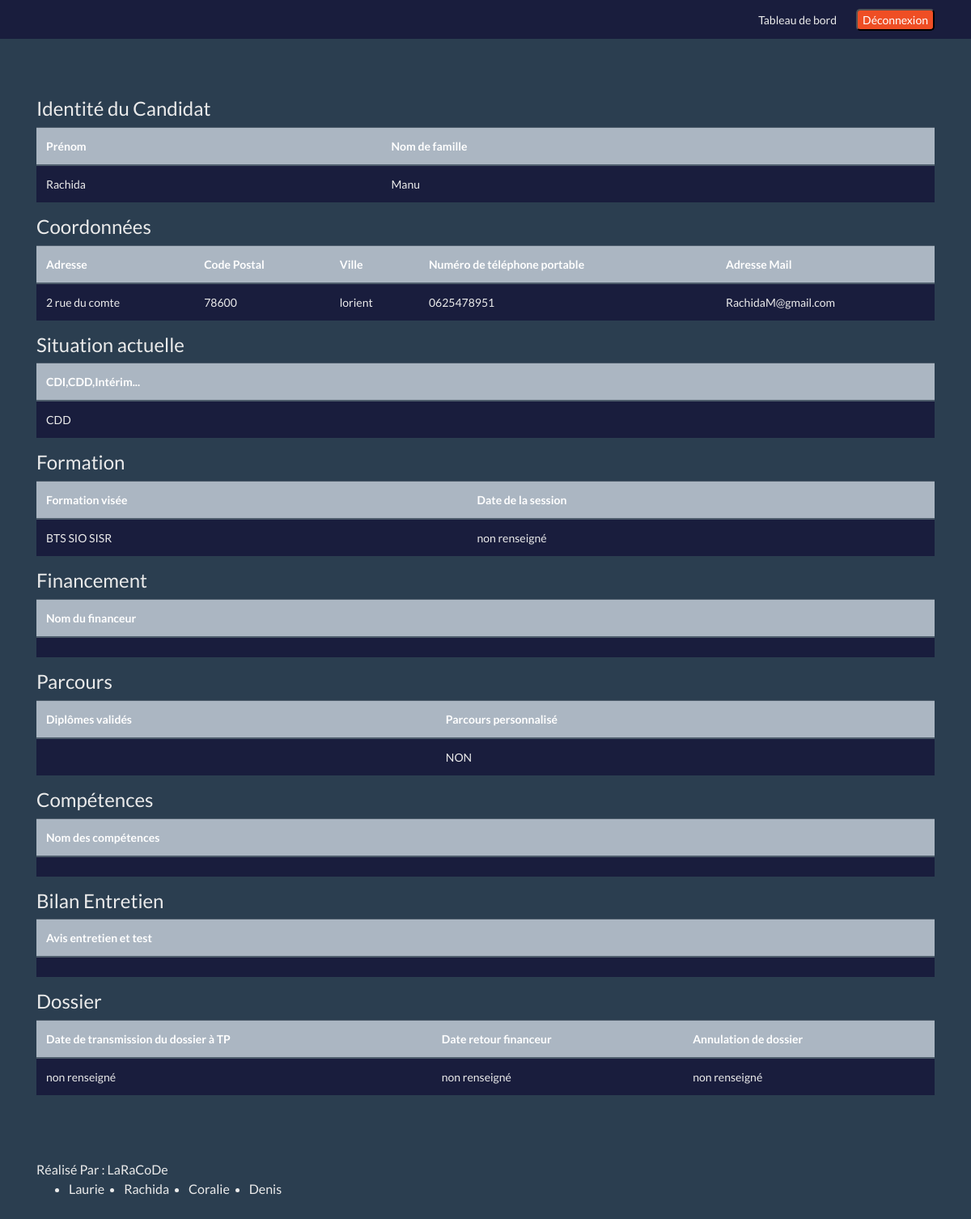
The page /back_office/detail_candidat.php?iduser=4 on the database its author committed.
### tables this page shows
CREATE TABLE IF NOT EXISTS `contact` (
  `Contact_Id` int NOT NULL AUTO_INCREMENT,
  `Contact_Nom` varchar(60) NOT NULL,
  `Contact_Prenom` varchar(60) NOT NULL,
  `Contact_Tel` int(10) UNSIGNED ZEROFILL NOT NULL,
  `Contact_Email` varchar(60) NOT NULL,
  `Contact_Adresse` varchar(100) DEFAULT NULL,
  `Contact_CodePostal` int(5) UNSIGNED ZEROFILL DEFAULT NULL,
  `Contact_Ville` varchar(60) DEFAULT NULL,
  `Contact_Date` datetime DEFAULT CURRENT_TIMESTAMP,
  PRIMARY KEY (`Contact_Id`),
  UNIQUE KEY `Contact_Email` (`Contact_Email`)
);

CREATE TABLE IF NOT EXISTS `candidat` (
  `Candidat_Id` int NOT NULL,
  `Candidat_PieceIdentite` tinyint DEFAULT NULL,
  `Candidat_CPF` tinyint DEFAULT NULL,
  `Candidat_Competence` varchar(60) DEFAULT NULL,
  `Candidat_Situation_Pro` enum('CDI','CDD','Intérimaire','Demandeur emploi','Autre') DEFAULT NULL,
  `Candidat_Diplome` varchar(60) DEFAULT NULL,
  `id` int DEFAULT NULL,
  PRIMARY KEY (`Candidat_Id`),
  KEY `id` (`id`)
);

CREATE TABLE IF NOT EXISTS `dossier` (
  `Dossier_Id` int NOT NULL AUTO_INCREMENT,
  `Dossier_MotDePasse` varchar(60) NOT NULL COMMENT 'Mot de passe de connexion pour consultation du dossier par le candidat',
  `Dossier_DateCreation` date NOT NULL,
  `Dossier_DateRetourFinanceur` date DEFAULT NULL,
  `Dossier_Transmission` date DEFAULT NULL,
  `Dossier_Report` date DEFAULT NULL,
  `Dossier_Annulation` date DEFAULT NULL,
  `Dossier_Financeur` varchar(60) DEFAULT NULL,
  `Dossier_Parcours_personnalise` tinyint DEFAULT NULL,
  `Dossier_Bilan_Formation` varchar(60) DEFAULT NULL,
  `Dossier_Session` date DEFAULT NULL,
  `Dossier_Formation` enum('BTS SIO SLAM','BTS SIO SISR','BTS GPME','BTS CG','BTS Assurance','BTS MCO','BTS Banque') DEFAULT NULL,
  `Gestionnaire_Id` int DEFAULT NULL,
  `Candidat_Id` int NOT NULL,
  PRIMARY KEY (`Dossier_Id`),
  KEY `Gestionnaire_Id` (`Gestionnaire_Id`),
  KEY `Candidat_Id` (`Candidat_Id`)
);

### back_office/detail_candidat.php (the view, shortened to what this page needs)
<?php
require('_connect.php');
$id = $_GET['iduser'];
$req_contact = $bdd->prepare('SELECT * FROM contact  WHERE Contact_Id= ?');
$req_contact->execute(array($id));
$contact = $req_contact->fetchAll();
$req_candidat = $bdd->prepare('SELECT *
FROM candidat c
INNER JOIN contact co ON c.Candidat_Id= co.Contact_Id
INNER JOIN dossier d ON d.Candidat_Id = c.Candidat_Id
WHERE Contact_Id= ?');
$req_candidat->execute(array($id));
$candidat = $req_candidat->fetchAll();
?>
<!DOCTYPE html>
<html lang="fr">
<head>
    <link rel="stylesheet" href="css/bootstrap.min.css">
    <link rel="stylesheet" href="css/main.css">
</head>
<body>
    <?php require('_header.php'); ?>
    <div class="container">
        <div class="row">
            <div class="col-lg-12">
                <h4>Identité du Candidat</h4>
            </div>
        </div>
        <table class="table">
            <thead class="thead-dark">
                <tr>
                    <th scope="col">Prénom</th>
                    <th scope="col">Nom de famille</th>
                </tr>
            </thead>
            <tbody class="bg-dark">
                <?php
                foreach ($contact as $cont) {
                    echo ('<tr>');
                    echo ('<td>' . $cont['Contact_Prenom'] . '</td>');
                    echo ('<td>' . $cont['Contact_Nom'] . '</td>');
                    echo ('</tr>');
                }
                ?>
            </tbody>
        </table>
        <h4>Coordonnées</h4>
        <table class="table">
            <thead class="thead-dark">
                <tr>
                    <th scope="col">Adresse</th>
                    <th scope="col">Code Postal</th>
                    <th scope="col">Ville</th>
                    <th scope="col">Numéro de téléphone portable</th>
                    <th scope="col">Adresse Mail</th>
                </tr>
            </thead>
            <tbody class="bg-dark">
                <?php
                foreach ($contact as $cont) {
                    echo ('<tr>');
                    echo ('<td>' . $cont['Contact_Adresse'] . '</td>');
                    echo ('<td>' . $cont['Contact_CodePostal'] . '</td>');
                    echo ('<td>' . $cont['Contact_Ville'] . '</td>');
                    echo ('<td>' . $cont['Contact_Tel'] . '</td>');
                    echo ('<td>' . $cont['Contact_Email'] . '</td>');
                    echo ('</tr>');
                }
                ?>
            </tbody>
        </table>
        <h4>Situation actuelle</h4>
        <table class="table">
            <thead class="thead-dark">
                <tr>
                    <th scope="col">CDI,CDD,Intérim...</th>
                </tr>
            </thead>
            <tbody class="bg-dark">
                <?php
                foreach ($candidat as $candid) {
                    echo ('<tr>');
                    echo ('<td>' . $candid['Candidat_Situation_Pro'] . '</td>');
                    echo ('</tr>');
                }
                ?>
            </tbody>
        </table>
        <h4>Formation</h4>
        <table class="table">
            <thead class="thead-dark">
                <tr>
                    <th scope="col">Formation visée</th>
                    <th scope="col">Date de la session</th>
                </tr>
            </thead>
            <tbody class="bg-dark">
                <?php
                foreach ($candidat as $candid) {
                    echo ('<tr>');
                    echo ('<td>' . $candid['Dossier_Formation'] . '</td>');
                    if ($candid['Dossier_Transmission'] != NULL && $candid['Dossier_Transmission'] != '0000-00-00') {
                        $date = strtotime($candid['Dossier_Session']);
                        echo ('<td>' . date('d/m/Y', $date) . '</td>');
                    } else {
                        echo '<td>' . "non renseigné" . '</td>';
                    }
                    echo ('</tr>');
                }
                ?>
            </tbody>
        </table>
        <h4>Financement</h4>
        <table class="table">
            <thead class="thead-dark">
                <tr>
                    <th scope="col">Nom du financeur</th>
                </tr>
            </thead>
            <tbody class="bg-dark">
                <?php
                foreach ($candidat as $candid) {
                    echo ('<tr>');
                    echo ('<td>' . $candid['Dossier_Financeur'] . '</td>');
                    echo ('</tr>');
                }
                ?>
            </tbody>
        </table>
        <h4>Parcours</h4>
        <table class="table">
            <thead class="thead-dark">
                <tr>
                    <th scope="col">Diplômes validés</th>
                    <th scope="col">Parcours personnalisé</th>
                </tr>
            </thead>
            <tbody class="bg-dark">
                <?php
                foreach ($candidat as $candid) {
                    echo ('<tr>');
                    echo ('<td>' . $candid['Candidat_Diplome'] . '</td>');
                    if ($candid['Dossier_Parcours_personnalise'] == 1) {
                        echo ('<td>OUI</td>');
                    } else {
                        echo ('<td>NON</td>');
                    }
                    echo ('</tr>');
                }
                ?>
            </tbody>
        </table>
        <h4>Compétences</h4>
        <table class="table">
            <thead class="thead-dark">
                <tr>
                    <th scope="col">Nom des compétences</th>
                </tr>
            </thead>
            <tbody class="bg-dark">
                <?php
                foreach ($candidat as $candid) {
                    echo ('<tr>');
                    echo ('<td>' . $candid['Candidat_Competence'] . '</td>');
                    echo ('</tr>');
                }
                ?>
            </tbody>
        </table>
        <h4>Bilan Entretien</h4>
        <table class="table">
            <thead class="thead-dark">
                <tr>
                    <th scope="col"> Avis entretien et test</th>
                </tr>
            </thead>
            <tbody class="bg-dark">
                <?php
                foreach ($candidat as $candid) {
                    echo ('<tr>');
                    echo ('<td>' . $candid['Dossier_Bilan_Formation'] . '</td>');
                    echo ('</tr>');
                }
                ?>
            </tbody>
        </table>
        <h4>Dossier</h4>
        <table class="table">
            <thead class="thead-dark">
                <tr>
                    <th scope="col">Date de transmission du dossier à TP</th>
                    <th scope="col">Date retour financeur</th>
                    <th scope="col">Annulation de dossier</th>
                </tr>
            </thead>
            <tbody class="bg-dark">
                <?php
                foreach ($candidat as $candid) {
                    echo ('<tr>');
                    if ($candid['Dossier_Transmission'] != NULL && $candid['Dossier_Transmission'] != '0000-00-00') {
                        $date1 = strtotime($candid['Dossier_Transmission']);
                        echo ('<td>' . date('d/m/Y', $date1) . '</td>');
                    } else {
                        echo '<td>' . "non renseigné" . '</td>';
                    }
                    if ($candid['Dossier_DateRetourFinanceur'] != NULL && $candid['Dossier_DateRetourFinanceur'] != '0000-00-00') {
                        $date2 = strtotime($candid['Dossier_DateRetourFinanceur']);
                        echo ('<td>' . date('d/m/Y', $date2) . '</td>');
                    } else {
                        echo '<td>' . "non renseigné" . '</td>';
                    }
                    if ($candid['Dossier_Annulation'] != NULL && $candid['Dossier_Annulation'] != '0000-00-00') {
                        $date3 = strtotime($candid['Dossier_Annulation']);
                        echo ('<td>' . date('d/m/Y', $date3) . '</td>');
                    } else {
                        echo '<td>' . "non renseigné" . '</td>';
                    }
                    echo ('</tr>');
                }
                ?>
            </tbody>
        </table>
    </div>
    <?php require('_footer.php'); ?>
</body>
</html>

### back_office/css/main.css (style rules this page uses)
body { padding-top: 120px; }
.bg-dark { background-color: #191d3d !important; }

### rows shown on the page
contact: Contact_Prenom "Rachida", Contact_Nom "Manu", Contact_Adresse "2 rue du comte", Contact_CodePostal "78600", Contact_Ville "lorient", Contact_Tel "0625478951", Contact_Email "RachidaM@gmail.com"
candidat: Candidat_Situation_Pro "CDD", dossier.Dossier_Formation "BTS SIO SISR"
